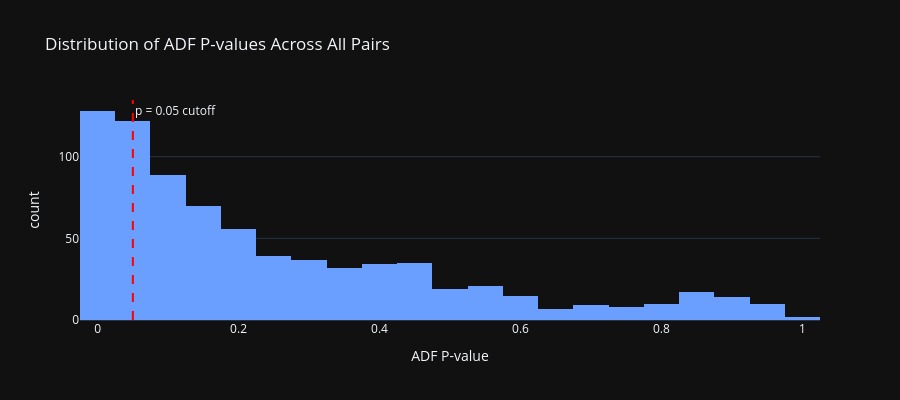

Source (notebook cell):
### Markdown cell above
## 6. Understanding the Rejected Pairs

Let's also look at WHY most pairs got rejected. This builds intuition
for what makes a good pair.

### Code cell
# Distribution of ADF p-values
fig = px.histogram(
    results, x='adf_pvalue', nbins=30,
    title='Distribution of ADF P-values Across All Pairs',
    labels={'adf_pvalue': 'ADF P-value'},
    template='plotly_dark',
    color_discrete_sequence=['#6b9fff']
)
fig.add_vline(x=0.05, line_dash='dash', line_color='red', 
              annotation_text='p = 0.05 cutoff')
fig.update_layout(height=400)
fig.show()

pct_passed = results['is_cointegrated'].mean() * 100
print(f"\n📊 Only {pct_passed:.1f}% of pairs passed the ADF test.")

### Figure 1 — Plotly figure (JSON) as saved in the notebook; plotly's stock layout.template omitted (floating-point values rounded to 4 significant figures; data arrays with more than 128 entries replaced by an {"elided": "..."} marker saying what was removed)
{"data": [{"bingroup": "x", "hovertemplate": "ADF P-value=%{x}<br>count=%{y}<extra></extra>", "legendgroup": "", "marker": {"color": "#6b9fff", "pattern": {"shape": ""}}, "name": "", "nbinsx": 30, "orientation": "v", "showlegend": false, "type": "histogram", "x": {"elided": "774 float values"}, "xaxis": "x", "yaxis": "y"}], "layout": {"annotations": [{"showarrow": false, "text": "p = 0.05 cutoff", "x": 0.05, "xanchor": "left", "xref": "x", "y": 1, "yanchor": "top", "yref": "y domain"}], "barmode": "relative", "height": 400, "legend": {"tracegroupgap": 0}, "shapes": [{"line": {"color": "red", "dash": "dash"}, "type": "line", "x0": 0.05, "x1": 0.05, "xref": "x", "y0": 0, "y1": 1, "yref": "y domain"}], "title": {"text": "Distribution of ADF P-values Across All Pairs"}, "xaxis": {"anchor": "y", "domain": [0, 1], "title": {"text": "ADF P-value"}}, "yaxis": {"anchor": "x", "domain": [0, 1], "title": {"text": "count"}}}}
